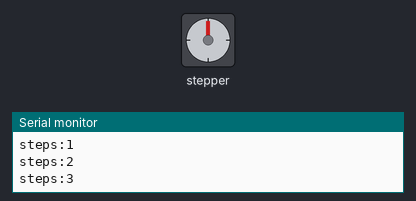
Simulated run of this sketch. Board: Arduino Uno, built with avr-gcc and run on an emulated ATmega328P. Parts: stepper motor, the last lines printed to the serial monitor. Stepper angles assume 1000 steps per turn.

Above: at 0.14 s.
At 9.91 s:
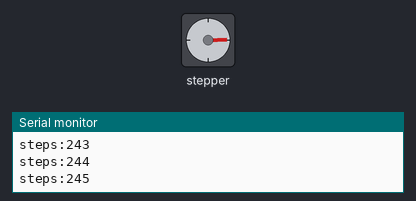
At 19.88 s:
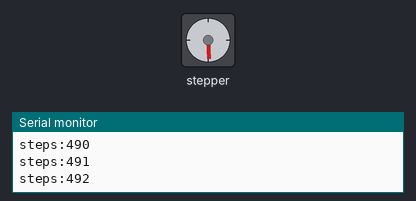
At 39.75 s:
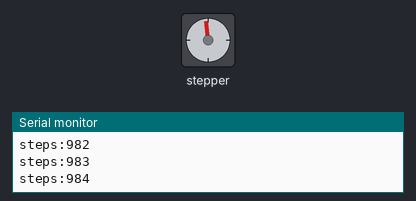
Timing chart, 0 to 40.0 s (numbered marks = the images above):
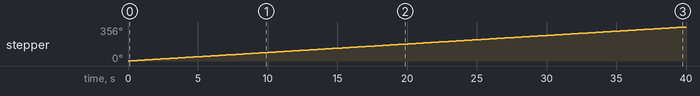

Measured:
- by itself, stepper: keeps turning clockwise at about 9°/s

The sketch:

moteur.ino
```cpp
#include <Stepper.h>

const int stepsPerRevolution = 1000; // Définiton d'une révolution
Stepper myStepper(stepsPerRevolution, 8, 10, 9, 11); // Branchement du moteur sur la carte

// avec vitesse 6 et la boucle for : un tour de vis micrométrique = 3920 steps

void setup() {
  Serial.begin(9600);
  myStepper.setSpeed(6); // Vitesse de rotation du moteur

  for (int s=0 ; s<=3920 ; s++) // ici on fait tourner le moteur pourune révolution de vis micrométrique
    {
    Serial.print("steps:");
    myStepper.step(1);
    Serial.println(s); // Affichage du nombre de steps dans la console
    delay(30);
    }
}


void loop() {
}
```
